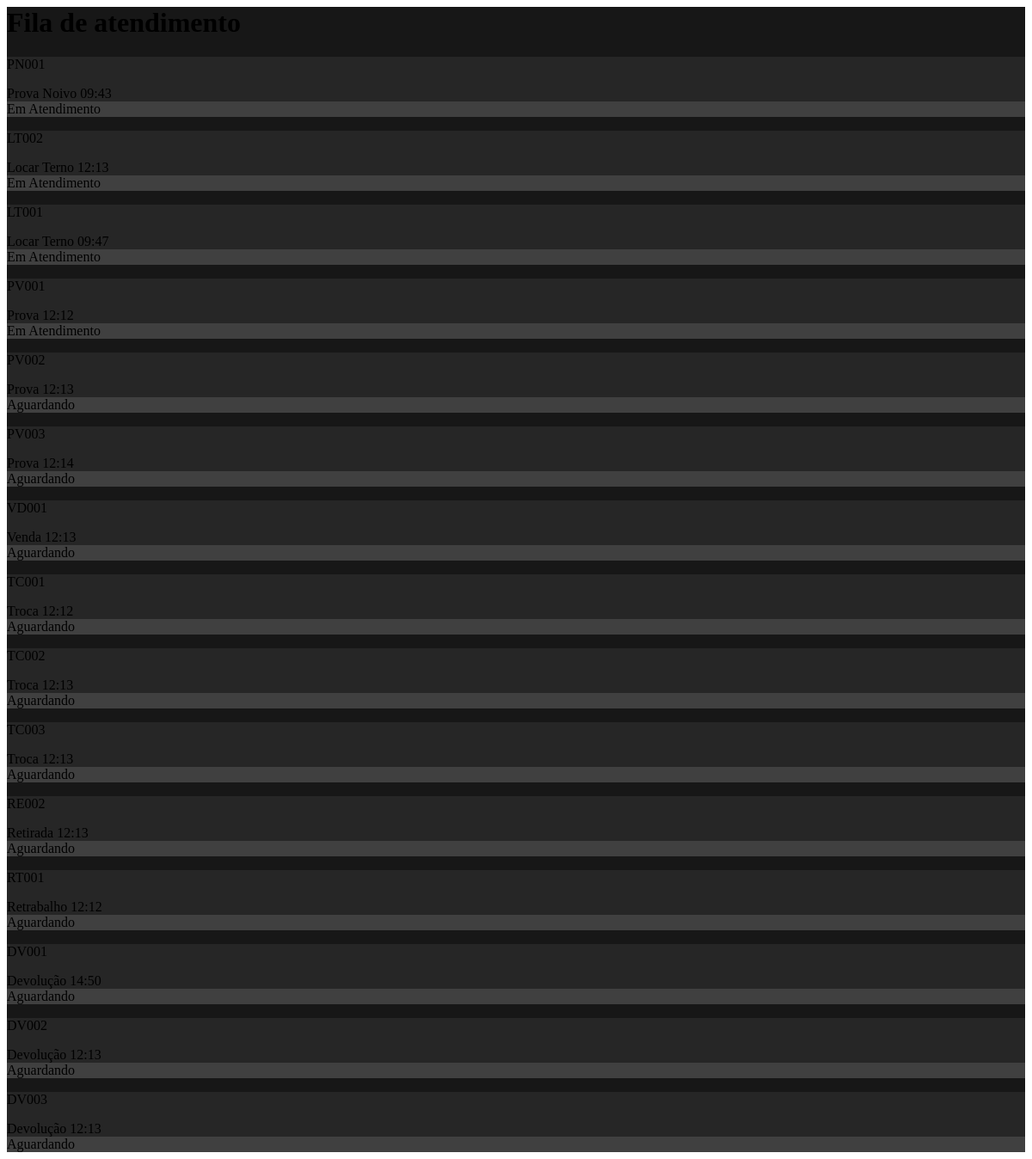
Page /adminSeletto/fila-partial/ (signed in) on the earlier database version.
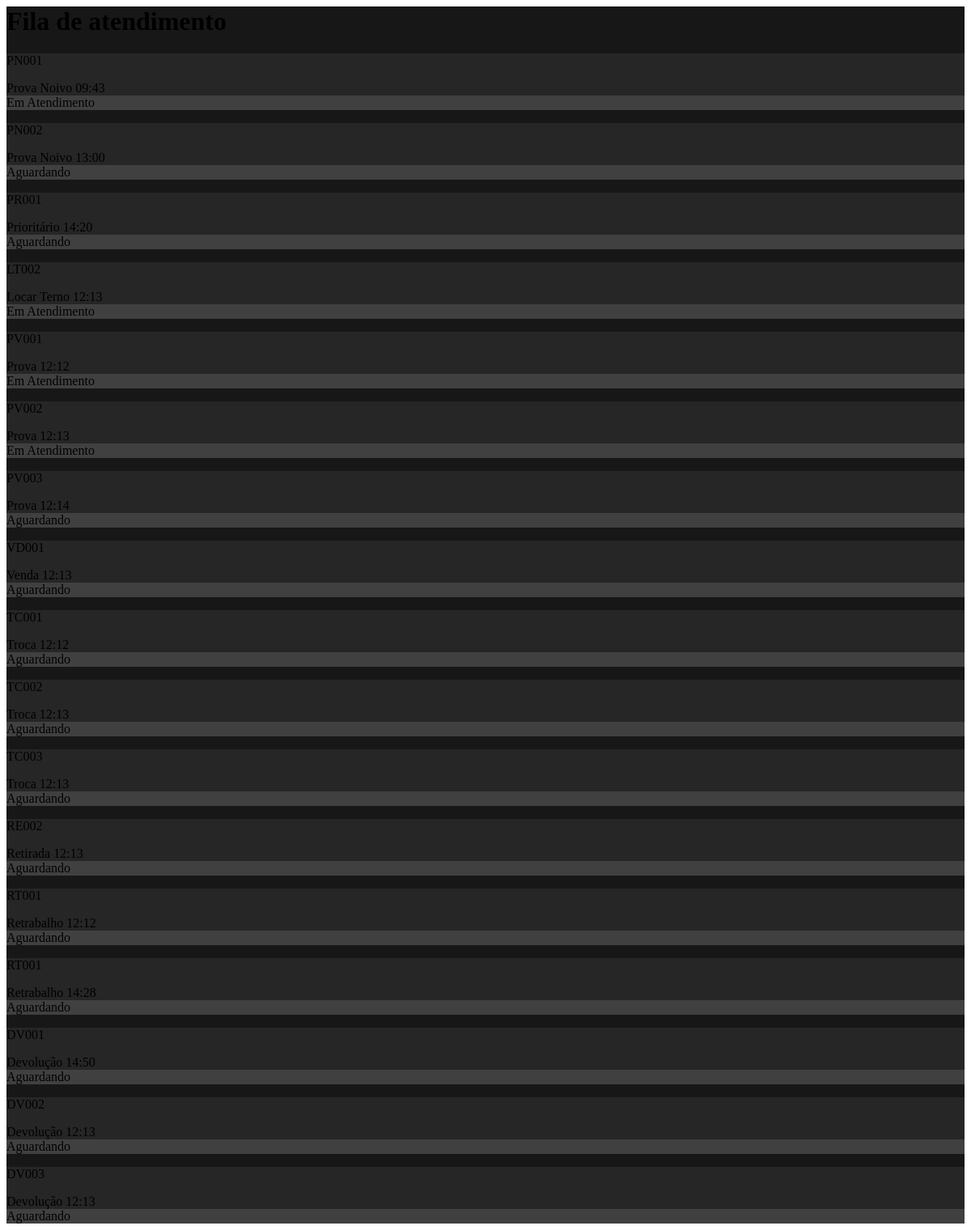
Same page on the later database version.
### filas/models.py (models this page shows, shortened)
class Senha(models.Model):
    STATUS = (
        ('AGUARDANDO', 'Aguardando'),
        ('CHAMADA', 'Chamada'),
        ('EM_ATENDIMENTO', 'Em Atendimento'),
        ('FINALIZADO', 'Finalizado'),
        ('ATENDIDA', 'Atendida'),
        ('CANCELADA', 'Cancelada'),
    )
    codigo = models.CharField(max_length=20,  db_index=True)
    token = models.UUIDField(default=uuid.uuid4, editable=False, unique=True, db_index=True)
    cliente_nome = models.CharField(
        max_length=100,
        null=False,
        blank=False,
        )
    cliente_email = models.EmailField(
        max_length=254,
        null=True,
        blank=True,
    )
    cliente_telefone = models.CharField(
        max_length=20,
        null=False,
        blank=False,
        )
    fila = models.ForeignKey(
        Fila,
        on_delete=models.CASCADE
        )
    categoria = models.ForeignKey(
        Categoria,
        on_delete=models.CASCADE,
        null=False,
    )
    status = models.CharField(
        max_length=20,
        choices=STATUS,
        default='AGUARDANDO',
    )
    criada_em = models.DateTimeField(auto_now_add=True)
    chamada_em = models.DateTimeField(
        null=True,
        blank=True
        )
    finalizado_em = models.DateTimeField(
        null=True,
        blank=True
        )
    atendente = models.CharField(
        max_length=100,
        null=True,
        blank=True
        )
    TIPO_LOCACAO_CHOICES = (
        ('locacao_noivo', 'Locação Noivo'),
        ('locacao_terno', 'Locação Terno'),
        ('locacao_infantil', 'Locação Infantil'),
    )
    tipo_locacao = models.CharField(
        max_length=50,
        choices=TIPO_LOCACAO_CHOICES,
        null=True,
        blank=True
        )

class Categoria(models.Model):
    nome = models.CharField(max_length=100)
    fila = models.ForeignKey(Fila, on_delete=models.CASCADE, related_name='categorias')
    prioridade = models.IntegerField(default=0)
    prefixo = models.CharField(max_length=10, default='A')  # Ex: PN, PR, A, FG
    peso = models.IntegerField(default=1)  # Para ordenação na fila
    tempo_estimado_min = models.IntegerField(default=10)  # em minutos
    tempo_estimado_max = models.IntegerField(default=20)  # em minutos
    ativa = models.BooleanField(default=True)
    contador_atual = models.IntegerField(default=0)
    ultima_data_reset = models.DateField(
        null=True,
        blank=True
    )

### core/views.py (the view)
@role_required('admin', 'funcionario', 'gerente')
def admin_fila_partial(request):
    fila = Senha.objects.select_related(
        'categoria'
    ).filter(
        Q(status='AGUARDANDO') |
        Q(status='EM_ATENDIMENTO')
    ).order_by(
        '-categoria__peso',
        'criada_em'
    )
    context = {
        'fila': fila
    }
    return render(
        request,
        'partials/admin_fila.html',
        context
    )

### core/templates/partials/admin_fila.html
<div class="py-4 px-4 rounded-4 text-white" style="background-color: rgb(23, 23, 23);">
    <h1>Fila de atendimento</h1>
    {% for senha in fila %}
    <div class="px-4 py-4 rounded-4 my-3" style="background-color: rgb(38, 38, 38);">
        <div class="d-flex justify-content-between align-items-start">
            <div class="d-flex gap-3 align-items-center">
                <p class="fs-2">{{ senha.codigo }}</p>
                <div class="d-flex flex-column">
                    <span class="fs-6">{{ senha.categoria.nome }}</span>
                    <span class="text-secondary">{{ senha.criada_em|date:"H:i" }}</span>
                </div>
            </div>
            <div class="rounded-3 py-2 px-4" style="background-color: rgb(64,64,64);">
                {% if "em atendendo" in senha.get_status_display|lower %}
                    Atendendo
                {% else %}
                    {{ senha.get_status_display|default:senha.status|title }}
                {% endif %}
            </div>
        </div>
    </div>
    {% empty %}
    <p class="text-secondary py-4">
        Nenhuma senha na fila no momento
    </p>
    {% endfor %}
</div>

Differences in the rows shown:
no longer on this page (row edited): Senha: codigo "LT001", categoria.nome "Locar Terno", criada_em "09:47", status "Em Atendimento"
added Senha: codigo "PN002", categoria.nome "Prova Noivo", criada_em "13:00", status "Aguardando"
added Senha: codigo "PR001", categoria.nome "Prioritário", criada_em "14:20", status "Aguardando"
changed Senha "PV002": status "Aguardando" → "Em Atendimento"
added Senha: codigo "RT001", categoria.nome "Retrabalho", criada_em "14:28", status "Aguardando"
